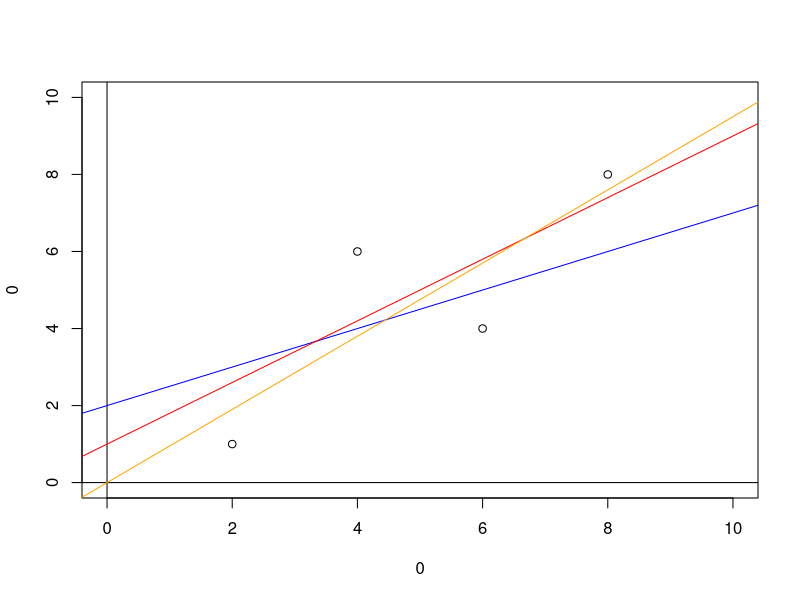

This figure's R source:
# R을 이용한 회귀직선 구하기

plot(0, 0, type = "n",
     xlim = c(0, 10),
     ylim = c(0, 10))
abline(h = 0)
abline(v = 0)
points(x = c(2, 4, 6, 8),
       y = c(1, 6, 4, 8))

abline(a = 2, b = 0.5, col="blue")
abline(a = 1, b = 0.8, col="red")

# RSS = sum((y_i - y_i_hat)^2)1
y_i_hat <- c(2, 4, 6, 8) * 0.5 + 2 # 직선 1
y_i_hat
y_i <- c(1, 6, 4, 8)
sum((y_i - y_i_hat)^2) # 13

y_i_hat <- c(2, 4, 6, 8) * 0.8 + 1 # 직선 2
y_i_hat
y_i <- c(1, 6, 4, 8)
sum((y_i - y_i_hat)^2) # 9.4

RSS <- function(par){
  intercept <- par[1]
  slope <- par[2]
  y_i_hat <- c(2, 4, 6, 8) * slope + intercept
  y_i <- c(1, 6, 4, 8)
  sum((y_i - y_i_hat)^2)
}

RSS(c(2, 0.5))
RSS(c(1, 0.8))
RSS(c(1, 0.8))

# optim 이 계속 반복하여 값을 찾음
result <- optim(par = c(2, 0.5), fn = RSS)
result

abline(a = 0.0005164763, b = 0.9499521173, col="orange")
